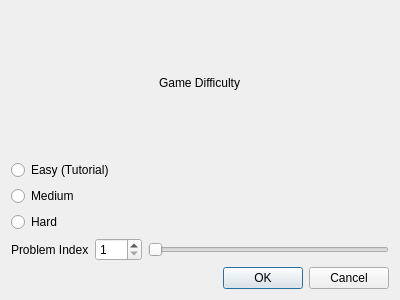
<?xml version="1.0" encoding="UTF-8"?>
<ui version="4.0">
 <class>Dialog</class>
 <widget class="QDialog" name="Dialog">
  <property name="geometry">
   <rect>
    <x>0</x>
    <y>0</y>
    <width>400</width>
    <height>300</height>
   </rect>
  </property>
  <property name="windowTitle">
   <string>Dialog</string>
  </property>
  <layout class="QGridLayout" name="gridLayout">
   <item row="0" column="0">
    <layout class="QVBoxLayout" name="verticalLayout_2">
     <item>
      <layout class="QHBoxLayout" name="horizontalLayout">
       <item>
        <spacer name="horizontalSpacer">
         <property name="orientation">
          <enum>Qt::Horizontal</enum>
         </property>
         <property name="sizeHint" stdset="0">
          <size>
           <width>40</width>
           <height>20</height>
          </size>
         </property>
        </spacer>
       </item>
       <item>
        <widget class="QLabel" name="label">
         <property name="text">
          <string>Game Difficulty</string>
         </property>
        </widget>
       </item>
       <item>
        <spacer name="horizontalSpacer_2">
         <property name="orientation">
          <enum>Qt::Horizontal</enum>
         </property>
         <property name="sizeHint" stdset="0">
          <size>
           <width>40</width>
           <height>20</height>
          </size>
         </property>
        </spacer>
       </item>
      </layout>
     </item>
     <item>
      <layout class="QHBoxLayout" name="horizontalLayout_2">
       <item>
        <layout class="QVBoxLayout" name="verticalLayout">
         <item>
          <widget class="QRadioButton" name="radioButton">
           <property name="text">
            <string>Easy (Tutorial)</string>
           </property>
          </widget>
         </item>
         <item>
          <widget class="QRadioButton" name="radioButton_2">
           <property name="text">
            <string>Medium</string>
           </property>
          </widget>
         </item>
         <item>
          <widget class="QRadioButton" name="radioButton_3">
           <property name="text">
            <string>Hard</string>
           </property>
          </widget>
         </item>
        </layout>
       </item>
       <item>
        <spacer name="horizontalSpacer_3">
         <property name="orientation">
          <enum>Qt::Horizontal</enum>
         </property>
         <property name="sizeHint" stdset="0">
          <size>
           <width>40</width>
           <height>20</height>
          </size>
         </property>
        </spacer>
       </item>
      </layout>
     </item>
     <item>
      <layout class="QHBoxLayout" name="horizontalLayout_3">
       <item>
        <widget class="QLabel" name="label_2">
         <property name="text">
          <string>Problem Index</string>
         </property>
        </widget>
       </item>
       <item>
        <widget class="QSpinBox" name="spinBox">
         <property name="minimum">
          <number>1</number>
         </property>
         <property name="maximum">
          <number>200</number>
         </property>
        </widget>
       </item>
       <item>
        <widget class="QSlider" name="horizontalSlider">
         <property name="minimum">
          <number>1</number>
         </property>
         <property name="maximum">
          <number>200</number>
         </property>
         <property name="value">
          <number>1</number>
         </property>
         <property name="orientation">
          <enum>Qt::Horizontal</enum>
         </property>
        </widget>
       </item>
      </layout>
     </item>
     <item>
      <widget class="QDialogButtonBox" name="buttonBox">
       <property name="standardButtons">
        <set>QDialogButtonBox::Cancel|QDialogButtonBox::Ok</set>
       </property>
      </widget>
     </item>
    </layout>
   </item>
  </layout>
 </widget>
 <resources/>
 <connections/>
</ui>
